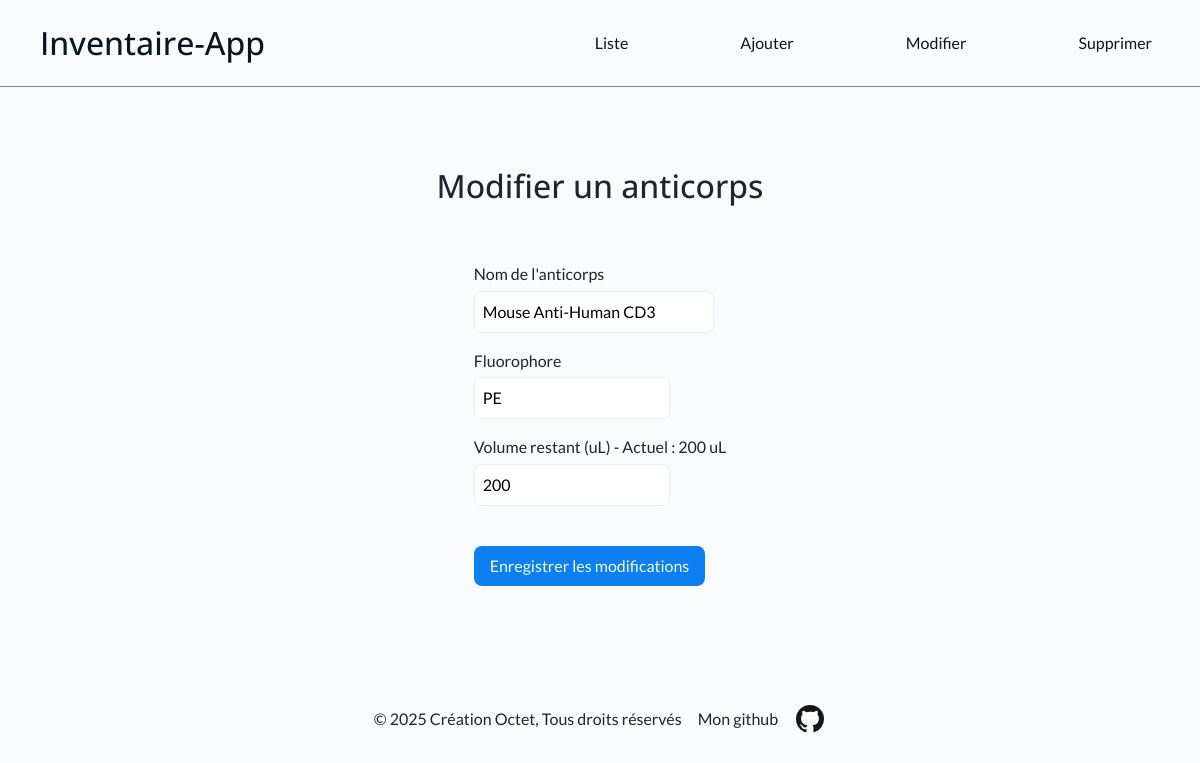
The app's page /api/modifier.php?id=2, older data.
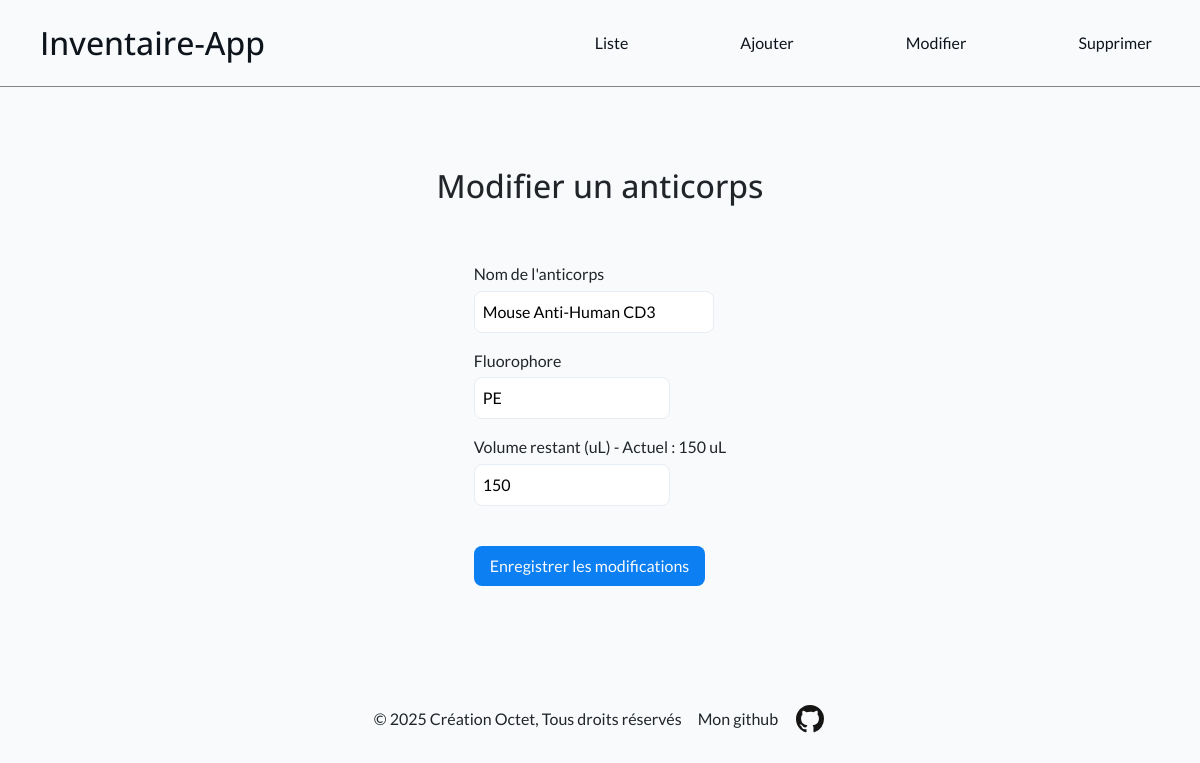
The same page, newer data.
### tables this page shows
CREATE TABLE antibody (
    id INTEGER PRIMARY KEY AUTOINCREMENT,
    NomAnticorps VARCHAR (100),
    Fluorophore VARCHAR (10),
    NuméroCatalogue VARCHAR (25),
    Fournisseur VARCHAR (25),
    VolumeInitial INT,
    VolumeRestant INT
);

### api/modifier.php (the view, shortened to what this page needs)
<?php
global $db;
$item_data = null;
$id_a_modifier = filter_input(INPUT_GET, 'id', FILTER_VALIDATE_INT);
if ($id_a_modifier) {
    $select_query = "SELECT id, NomAnticorps, Fluorophore, VolumeRestant FROM antibody WHERE id = :id";
    $select_stmt = $db->prepare($select_query);
    $select_stmt->execute([
            ':id' => $id_a_modifier
    ]);
    $item_data = $select_stmt->fetch(PDO::FETCH_ASSOC);
} else {
    $item_data = false;
}
    require_once "../partials/_header.php";
?>
<main class="api">
    <div id="modify-title-container">
        <h2>Modifier un anticorps</h2>
    </div>
    <div class="form-container">
        <form action="#" method="post">
            <div>
                <?php
                if ($item_data) {
                    echo "<div class='input-container'>";
                    echo "<label for='ab-name'>Nom de l'anticorps</label>";
                    echo "<br>";
                    echo '<input class="text-input" type="text" name="ab-name" id="ab-name" required value="' . htmlspecialchars($item_data['NomAnticorps']) . '"/>';
                    echo "</div>";
                    echo "<div class='input-container'>";
                    echo "<label for='fluo'>Fluorophore</label>";
                    echo "<br>";
                    echo '<input class="text-input" type="text" name="fluo" id="fluo" required value="' . htmlspecialchars($item_data['Fluorophore']) . '"/>';
                    echo "</div>";
                    echo "<div class='input-container'>";
                    echo '<label for="volume-used">Volume restant (uL) - Actuel : ' . htmlspecialchars($item_data['VolumeRestant']) . ' uL</label>';
                    echo '<br>';
                    echo '<input class="text-input" type="text" name="volume-used" id="volume-used" required value="' . htmlspecialchars($item_data['VolumeRestant']) . '"/>';
                    echo "</div>";
                } else {
                    echo "Impossible d'afficher le formulaire de modification. Veuillez sélectionner un anticorps depuis la liste.";
                }
                ?>
            </div>
            <?php if ($item_data): ?>
                <div class='input-container'>
                    <br>
                    <input type="submit" name="submit" id="modify-btn" value="Enregistrer les modifications"/>
                </div>
            <?php endif; ?>
        </form>
    </div>
</main>
<?php
    require_once "../partials/_footer.php";
?>

Row changes from the older to the newer data that the page shows:
changed antibody "Mouse Anti-Human CD3": VolumeRestant "200" → "150"; volume-used "200" → "150"
